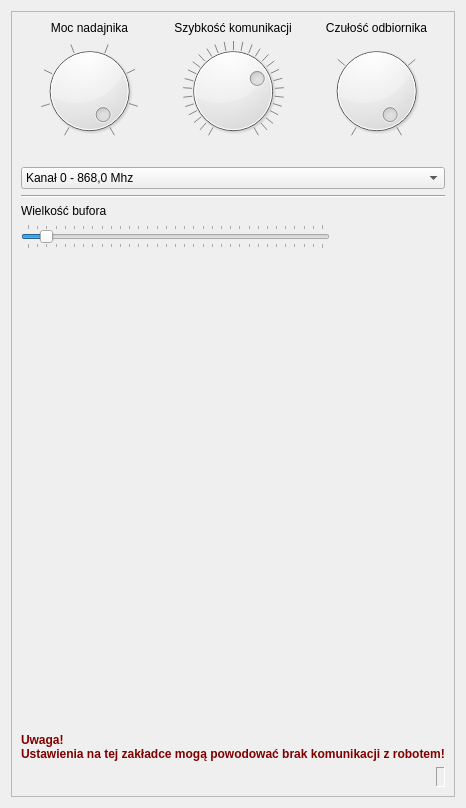
      <widget class="QWidget" name="tab_2">
       <attribute name="title">
        <string>Radio</string>
       </attribute>
       <layout class="QGridLayout" name="gridLayout_11">
        <item row="0" column="0">
         <widget class="QFrame" name="frame_2">
          <property name="frameShape">
           <enum>QFrame::StyledPanel</enum>
          </property>
          <property name="frameShadow">
           <enum>QFrame::Raised</enum>
          </property>
          <layout class="QGridLayout" name="gridLayout">
           <item row="0" column="0">
            <layout class="QGridLayout" name="gridLayout_10">
             <item row="0" column="0">
              <layout class="QVBoxLayout" name="verticalLayout_8">
               <item>
                <layout class="QHBoxLayout" name="horizontalLayout_6">
                 <item>
                  <layout class="QVBoxLayout" name="verticalLayout">
                   <item>
                    <widget class="QLabel" name="label_6">
                     <property name="text">
                      <string>Moc nadajnika</string>
                     </property>
                     <property name="alignment">
                      <set>Qt::AlignCenter</set>
                     </property>
                    </widget>
                   </item>
                   <item>
                    <widget class="QDial" name="power">
                     <property name="maximum">
                      <number>7</number>
                     </property>
                     <property name="pageStep">
                      <number>1</number>
                     </property>
                     <property name="value">
                      <number>7</number>
                     </property>
                     <property name="wrapping">
                      <bool>false</bool>
                     </property>
                     <property name="notchesVisible">
                      <bool>true</bool>
                     </property>
                    </widget>
                   </item>
                   <item>
                    <widget class="QLabel" name="label_9">
                     <property name="text">
                      <string/>
                     </property>
                     <property name="alignment">
                      <set>Qt::AlignCenter</set>
                     </property>
                    </widget>
                   </item>
                  </layout>
                 </item>
                 <item>
                  <layout class="QVBoxLayout" name="verticalLayout_5">
                   <item>
                    <widget class="QLabel" name="label_7">
                     <property name="text">
                      <string>Szybkość komunikacji</string>
                     </property>
                     <property name="alignment">
                      <set>Qt::AlignCenter</set>
                     </property>
                    </widget>
                   </item>
                   <item>
                    <widget class="QDial" name="uartspeed">
                     <property name="minimum">
                      <number>1</number>
                     </property>
                     <property name="maximum">
                      <number>56</number>
                     </property>
                     <property name="pageStep">
                      <number>1</number>
                     </property>
                     <property name="value">
                      <number>40</number>
                     </property>
                     <property name="wrapping">
                      <bool>false</bool>
                     </property>
                     <property name="notchesVisible">
                      <bool>true</bool>
                     </property>
                    </widget>
                   </item>
                   <item>
                    <widget class="QLabel" name="label_10">
                     <property name="text">
                      <string/>
                     </property>
                     <property name="alignment">
                      <set>Qt::AlignCenter</set>
                     </property>
                    </widget>
                   </item>
                  </layout>
                 </item>
                 <item>
                  <layout class="QVBoxLayout" name="verticalLayout_6">
                   <item>
                    <widget class="QLabel" name="label_8">
                     <property name="text">
                      <string>Czułość odbiornika</string>
                     </property>
                     <property name="alignment">
                      <set>Qt::AlignCenter</set>
                     </property>
                    </widget>
                   </item>
                   <item>
                    <widget class="QDial" name="sensitivity">
                     <property name="minimum">
                      <number>0</number>
                     </property>
                     <property name="maximum">
                      <number>3</number>
                     </property>
                     <property name="pageStep">
                      <number>1</number>
                     </property>
                     <property name="value">
                      <number>3</number>
                     </property>
                     <property name="wrapping">
                      <bool>false</bool>
                     </property>
                     <property name="notchesVisible">
                      <bool>true</bool>
                     </property>
                    </widget>
                   </item>
                   <item>
                    <widget class="QLabel" name="label_11">
                     <property name="text">
                      <string/>
                     </property>
                     <property name="alignment">
                      <set>Qt::AlignCenter</set>
                     </property>
                    </widget>
                   </item>
                  </layout>
                 </item>
                </layout>
               </item>
               <item>
                <widget class="QComboBox" name="radioChannel">
                 <item>
                  <property name="text">
                   <string>Kanał 0 - 868,0 Mhz</string>
                  </property>
                 </item>
                 <item>
                  <property name="text">
                   <string>Kanał 1 - 868,2 Mhz</string>
                  </property>
                 </item>
                 <item>
                  <property name="text">
                   <string>Kanał 2 - 868,4 Mhz</string>
                  </property>
                 </item>
                 <item>
                  <property name="text">
                   <string>Kanał 3 - 868,6 Mhz</string>
                  </property>
                 </item>
                 <item>
                  <property name="text">
                   <string>Kanał 4 - 868,8 Mhz</string>
                  </property>
                 </item>
                 <item>
                  <property name="text">
                   <string>Kanał 5 - 868,10 Mhz</string>
                  </property>
                 </item>
                 <item>
                  <property name="text">
                   <string>Kanał 6 - 868,12 Mhz</string>
                  </property>
                 </item>
                 <item>
                  <property name="text">
                   <string>Kanał 7 - 868,14 Mhz</string>
                  </property>
                 </item>
                 <item>
                  <property name="text">
                   <string>Kanał 8 - 868,16 Mhz</string>
                  </property>
                 </item>
                 <item>
                  <property name="text">
                   <string>Kanał 9 - 868,18 Mhz</string>
                  </property>
                 </item>
                </widget>
               </item>
               <item>
                <layout class="QVBoxLayout" name="verticalLayout_7">
                 <item>
                  <widget class="Line" name="line_2">
                   <property name="orientation">
                    <enum>Qt::Horizontal</enum>
                   </property>
                  </widget>
                 </item>
                 <item>
                  <widget class="QLabel" name="label_13">
                   <property name="text">
                    <string>Wielkość bufora</string>
                   </property>
                  </widget>
                 </item>
                 <item>
                  <layout class="QHBoxLayout" name="horizontalLayout_5">
                   <item>
                    <widget class="QSlider" name="bufferSize">
                     <property name="sizePolicy">
                      <sizepolicy hsizetype="Fixed" vsizetype="Fixed">
                       <horstretch>0</horstretch>
                       <verstretch>0</verstretch>
                      </sizepolicy>
                     </property>
                     <property name="minimumSize">
                      <size>
                       <width>0</width>
                       <height>0</height>
                      </size>
                     </property>
                     <property name="maximumSize">
                      <size>
                       <width>647</width>
                       <height>16777215</height>
                      </size>
                     </property>
                     <property name="baseSize">
                      <size>
                       <width>0</width>
                       <height>0</height>
                      </size>
                     </property>
                     <property name="maximum">
                      <number>128</number>
                     </property>
                     <property name="singleStep">
                      <number>4</number>
                     </property>
                     <property name="value">
                      <number>8</number>
                     </property>
                     <property name="orientation">
                      <enum>Qt::Horizontal</enum>
                     </property>
                     <property name="invertedAppearance">
                      <bool>false</bool>
                     </property>
                     <property name="invertedControls">
                      <bool>false</bool>
                     </property>
                     <property name="tickPosition">
                      <enum>QSlider::TicksBothSides</enum>
                     </property>
                    </widget>
                   </item>
                   <item>
                    <spacer name="horizontalSpacer_2">
                     <property name="orientation">
                      <enum>Qt::Horizontal</enum>
                     </property>
                     <property name="sizeType">
                      <enum>QSizePolicy::Fixed</enum>
                     </property>
                     <property name="sizeHint" stdset="0">
                      <size>
                       <width>29</width>
                       <height>20</height>
                      </size>
                     </property>
                    </spacer>
                   </item>
                   <item>
                    <widget class="QLabel" name="label_12">
                     <property name="sizePolicy">
                      <sizepolicy hsizetype="Minimum" vsizetype="Preferred">
                       <horstretch>0</horstretch>
                       <verstretch>0</verstretch>
                      </sizepolicy>
                     </property>
                     <property name="minimumSize">
                      <size>
                       <width>0</width>
                       <height>0</height>
                      </size>
                     </property>
                     <property name="maximumSize">
                      <size>
                       <width>80</width>
                       <height>16777215</height>
                      </size>
                     </property>
                     <property name="text">
                      <string/>
                     </property>
                     <property name="alignment">
                      <set>Qt::AlignCenter</set>
                     </property>
                    </widget>
                   </item>
                  </layout>
                 </item>
                </layout>
               </item>
              </layout>
             </item>
             <item row="1" column="0">
              <spacer name="verticalSpacer_4">
               <property name="orientation">
                <enum>Qt::Vertical</enum>
               </property>
               <property name="sizeHint" stdset="0">
                <size>
                 <width>20</width>
                 <height>478</height>
                </size>
               </property>
              </spacer>
             </item>
             <item row="3" column="0">
              <layout class="QHBoxLayout" name="horizontalLayout_7">
               <item>
                <spacer name="horizontalSpacer_5">
                 <property name="orientation">
                  <enum>Qt::Horizontal</enum>
                 </property>
                 <property name="sizeHint" stdset="0">
                  <size>
                   <width>40</width>
                   <height>20</height>
                  </size>
                 </property>
                </spacer>
               </item>
               <item>
                <widget class="QLabel" name="radioStatus">
                 <property name="frameShape">
                  <enum>QFrame::Panel</enum>
                 </property>
                 <property name="frameShadow">
                  <enum>QFrame::Sunken</enum>
                 </property>
                 <property name="text">
                  <string/>
                 </property>
                </widget>
               </item>
              </layout>
             </item>
             <item row="2" column="0">
              <widget class="QLabel" name="warn">
               <property name="text">
                <string>&lt;!DOCTYPE HTML PUBLIC &quot;-//W3C//DTD HTML 4.0//EN&quot; &quot;http://www.w3.org/TR/REC-html40/strict.dtd&quot;&gt;
&lt;html&gt;&lt;head&gt;&lt;meta name=&quot;qrichtext&quot; content=&quot;1&quot; /&gt;&lt;style type=&quot;text/css&quot;&gt;
p, li { white-space: pre-wrap; }
&lt;/style&gt;&lt;/head&gt;&lt;body style=&quot; font-family:'Ubuntu'; font-size:9pt; font-weight:400; font-style:normal;&quot;&gt;
&lt;p style=&quot; margin-top:0px; margin-bottom:0px; margin-left:0px; margin-right:0px; -qt-block-indent:0; text-indent:0px;&quot;&gt;&lt;span style=&quot; font-weight:600; color:#800000;&quot;&gt;Uwaga!&lt;/span&gt;&lt;/p&gt;
&lt;p style=&quot; margin-top:0px; margin-bottom:0px; margin-left:0px; margin-right:0px; -qt-block-indent:0; text-indent:0px;&quot;&gt;&lt;span style=&quot; font-weight:600; color:#800000;&quot;&gt;Ustawienia na tej zakładce mogą powodować brak komunikacji z robotem!&lt;/span&gt;&lt;/p&gt;&lt;/body&gt;&lt;/html&gt;</string>
               </property>
              </widget>
             </item>
            </layout>
           </item>
          </layout>
         </widget>
        </item>
       </layout>
      </widget>
